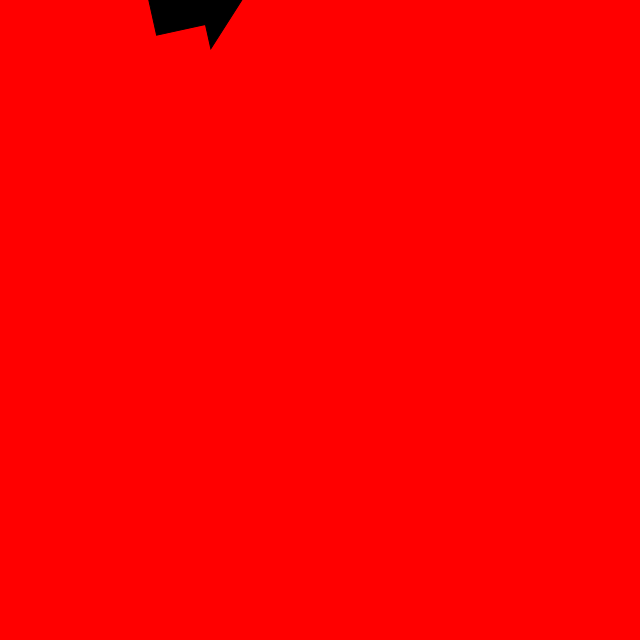
Frame 1 (no input)
Frame 60 (no input): blank canvas, image omitted
Frame 120 (the mouse pressed at the canvas centre since frame 60): blank canvas, image omitted

The p5.js sketch that drew this single still picture (run headless with seeded random() and noise() and a simulated clock; from frame 60 on, the mouse is pressed at the canvas centre):

// p5.js sketch
// ── sketch.js
let arrow;
function setup() {

	background(255,0,0);


	arrow = new ArrowUpdated(200, 0,20,40,60,0);
}


function draw() {	
	createCanvas(640, 640);
	background(255,0,0);
	arrow.drawArrow();
	arrow.moveArrow();
}
// ── ArrowUpdated.js
//Arrow class
class ArrowUpdated {
	constructor(x, y, vx, vy, rotation, c) {
		//x and y properties of arrow
		this.x = x;
		this.y = y;
		this.vx = vx;
		this.vy = vy;
		this.rotation = rotation;
		this.c = c;
	}
	//function to draw the arrow
	drawArrow() {
		let angle = Math.atan2(this.y-this.vy, this.x-this.vx);
		push();
		//translate from the top left corner to x and y of object
		translate(this.x, this.y);
		//rotate by rotation value of object
		rotate(angle);
		fill(this.c);
		beginShape();
		vertex(-50, -25);
		vertex(0, -25);
		vertex(0, -50);
		vertex(50, 0);
		vertex(0, 50);
		vertex(0, 25);
		vertex(-50, 25);
		vertex(-50, -25);
		endShape();
		pop();
		
	}
	moveArrow()
	{
		this.x = this.x + this.vx;
		this.y = this.y + this.vy;
	}
}
